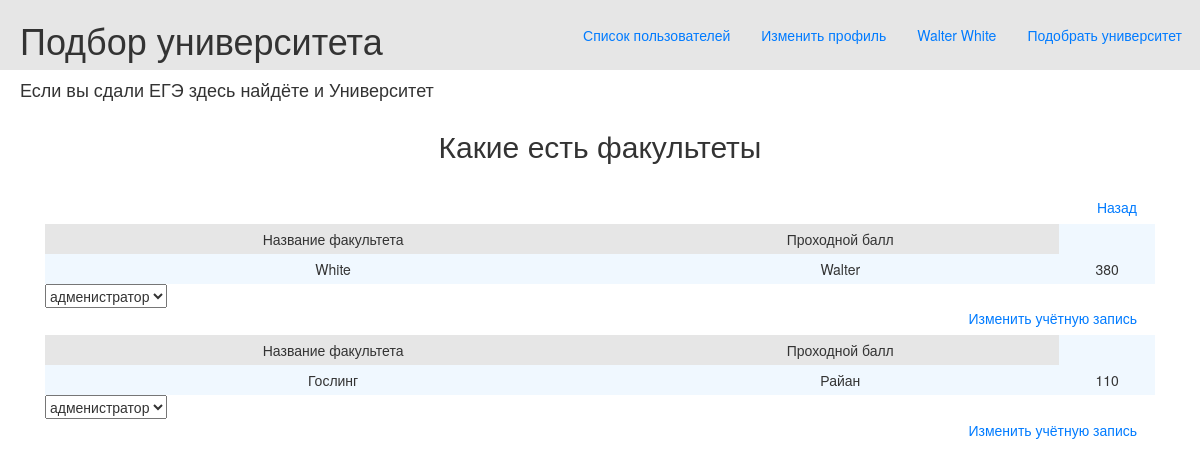
The page /users_list (signed in) on the database as committed earlier.
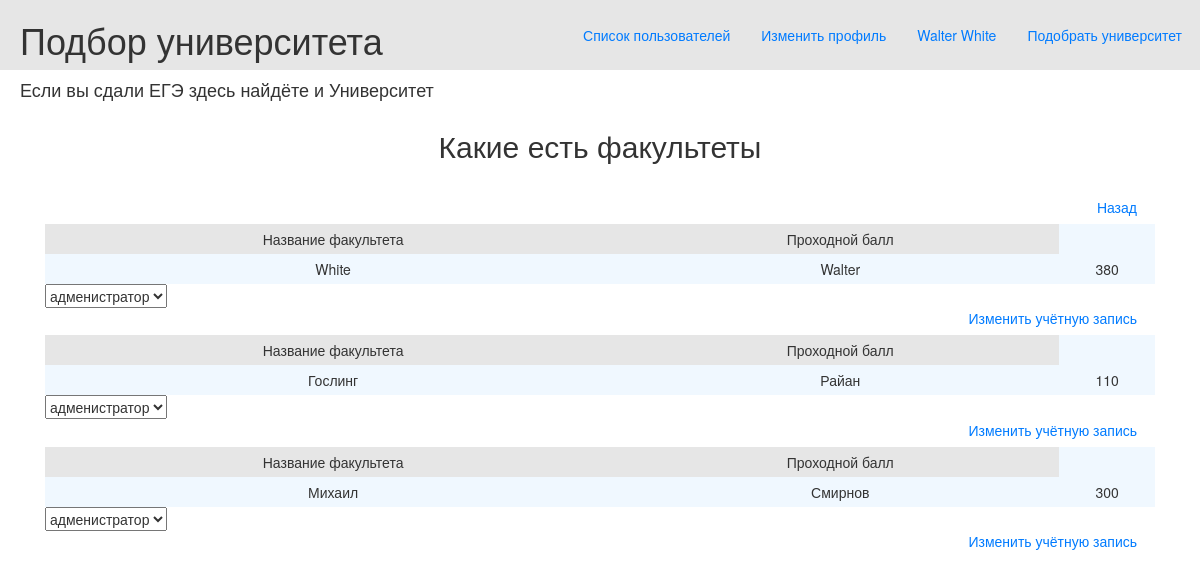
The same page on the database as committed later.
### data/users.py (models this page shows, shortened)
class User(SqlAlchemyBase, UserMixin, SerializerMixin):
    __tablename__ = 'users'
    id = sqlalchemy.Column(sqlalchemy.Integer,
                           primary_key=True, autoincrement=True)
    surname = sqlalchemy.Column(sqlalchemy.String, nullable=True)
    name = sqlalchemy.Column(sqlalchemy.String, nullable=True)
    email = sqlalchemy.Column(sqlalchemy.String,
                              index=True, unique=True, nullable=True)
    password = sqlalchemy.Column(sqlalchemy.String, nullable=True)
    modified_date = sqlalchemy.Column(sqlalchemy.DateTime,
                                      default=datetime.datetime.now)
    address = sqlalchemy.Column(sqlalchemy.String, nullable=True)
    min_ege_score = sqlalchemy.Column(sqlalchemy.Integer, nullable=True)
    type = sqlalchemy.Column(sqlalchemy.Integer, nullable=True)

### main.py (the view)
@app.route('/users_list', methods=['GET', 'POST'])
@login_required
def users_list():
    users = db_sess.query(User).all()
    type = db_sess.query(Type).all()
    return render_template('users.html', title='Журнал факультетов', users=users, type=type)

### data/db_session.py (called while the page is built)
def create_session() -> Session:
    global __factory
    return __factory()

### main.py (called while the page is built)
@login_manager.user_loader
def load_user(user_id: int):
    db_sess = db_session.create_session()
    return db_sess.query(User).get(user_id)

### templates/users.html
{% extends 'base.html' %}
{% block content %}
    <h2 align="center">Какие есть факультеты</h2>
    <a class="btn btn-outline-primary" href="http://localhost:5000/">Назад</a>
    {% for user in users %}
        <table class="tbl">
            <tr class="mn">
                <td>Название факультета</td>
                <td>Проходной балл</td>
            </tr>
            <tr>
                <td>{{ user.name }}</td>
                <td>{{ user.surname }}</td>
                <td>{{ user.min_ege_score }}</td>
            </tr>
        </table>
    <select>
        {% for typ in type %}
        <option>{{typ.type}}</option>
        {% endfor %}
    </select>
    <a class="btn btn-outline-primary" href="http://localhost:5000/user/{{ user.id }}">Изменить учётную запись</a>
    {% endfor %}
{% endblock %}

### templates/base.html (shortened to what this page needs)
<!doctype html>
<html lang="en">
<head>
    <link rel="stylesheet"
          href="https://stackpath.bootstrapcdn.com/bootstrap/4.4.1/css/bootstrap.min.css"
>
    <link rel="stylesheet" type="text/css" href="/static/css/style.css">
    <link rel="stylesheet"
        type="text/css"
        href="https://maxcdn.bootstrapcdn.com/bootstrap/3.3.5/css/bootstrap-theme.min.css">
    <link rel="stylesheet"
        type="text/css"
        href="https://maxcdn.bootstrapcdn.com/bootstrap/3.3.5/css/bootstrap.min.css">
</head>
<body>
<div class="first_line">
    <h1 class="first_line_content">Подбор университета</h1>
    <a class="btn btn-outline-primary" href="http://localhost:5000/index_universiti">Подобрать университет</a>
    {% if current_user.is_authenticated %}
        <a class="btn btn-outline-primary" href="http://localhost:5000/logout">{{ current_user.surname }} {{ current_user.name }}</a>
        <a class="btn btn-outline-primary" href="http://localhost:5000/user/{{ current_user.id }}">Изменить профиль</a>
    {% else %}
        <a class="btn btn-outline-primary" href="http://localhost:5000/register">Зарегестрироваться</a>
        <a class="btn btn-outline-primary" href="http://localhost:5000/login">Войти</a>
    {% endif %}
    {% if current_user.type == 1 %}
    <a class="btn btn-outline-primary" href="http://localhost:5000/users_list">Список пользователей</a>
    {% endif %}
</div>
<h4>Если вы сдали ЕГЭ здесь найдёте и Университет</h4>
<main role="main" class="container">
    {% block content %}{% endblock %}
</main>
</body>
</html>

### static/css/style.css (style rules this page uses)
h4 { padding-left: 20px; color: #e6e6e6; }
tr.mn { text-align: center; background-color: #e6e6e6; }
.tbl { width: 100%; text-align: center; background-color: aliceblue; line-height: 30px; }
.first_line { padding-left: 20px; background-color: #e6e6e6 }
a { display: inline-block; float: right; margin-right: 5px; margin-top: 1.25em; }
.first_line_content { display: inline-block; }

Rows that differ between the two databases and show on the page:
added User: name "Михаил", surname "Смирнов", min_ege_score "300"
